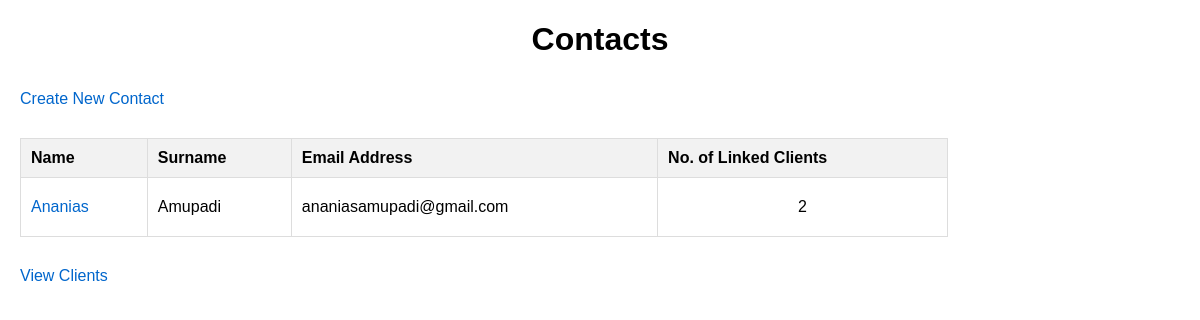
The page /?page=contacts on the database its author committed.
### tables this page shows
CREATE TABLE `contacts` (
  `id` int(11) NOT NULL,
  `name` varchar(100) NOT NULL,
  `surname` varchar(100) NOT NULL,
  `email` varchar(255) NOT NULL
);

### index.php (the view, shortened to what this page needs)
<?php
$host = 'localhost';
$dbname = 'data_capture';
$username = 'root';
$password = '';
$conn = mysqli_connect($host, $username, $password, $dbname);
$page = $_GET['page'] ?? 'clients';
$content = '';
    ?>
    <?php
if ($page == 'contacts') {
    $result = mysqli_query($conn, "SELECT c.id, c.name, c.surname, c.email, COUNT(cc.client_id) as client_count
                                  FROM contacts c
                                  LEFT JOIN client_contacts cc ON c.id = cc.contact_id
                                  GROUP BY c.id
                                  ORDER BY c.surname, c.name");
    $contacts = [];
    while ($row = mysqli_fetch_assoc($result)) {
        $contacts[] = $row;
    }
    ?>
    <h1>Contacts</h1>
    <a href="?page=contact_form">Create New Contact</a>
    <?php if (empty($contacts)): ?>
        <p>No contact(s) found.</p>
    <?php else: ?>
        <table>
            <thead>
                <tr>
                    <th>Name</th>
                    <th>Surname</th>
                    <th>Email Address</th>
                    <th>No. of Linked Clients</th>
                </tr>
            </thead>
            <tbody>
                <?php foreach ($contacts as $contact): ?>
                    <tr>
                        <td><a href="?page=contact_form&id=<?php echo $contact['id']; ?>"><?php echo htmlspecialchars($contact['name']); ?></a></td>
                        <td><?php echo htmlspecialchars($contact['surname']); ?></td>
                        <td><?php echo htmlspecialchars($contact['email']); ?></td>
                        <td class="center"><?php echo $contact['client_count']; ?></td>
                    </tr>
                <?php endforeach; ?>
            </tbody>
        </table>
    <?php endif; ?>
    <a href="?page=clients">View Clients</a>
    <?php
    $content = ob_get_clean();
}
    ?>
<!DOCTYPE html>
<html lang="en">
<head>
</head>
<body>
    <?php echo $content; ?>
</body>
</html>

### index.php (style rules this page uses)
body { font-family: Arial, sans-serif; margin: 20px; }
h1 { text-align: center; }
table { width: 80%; margin: 20px 0; border-collapse: collapse; }
th, td { padding: 10px; border: 1px solid #ddd; text-align: left; }
th.center, td.center { text-align: center; }
th { background-color: #f2f2f2; }
a { color: #0066cc; text-decoration: none; margin: 10px 0; display: inline-block; }

### rows shown on the page
contacts: name "Ananias", surname "Amupadi", email "ananiasamupadi@gmail.com", client_count "2"
